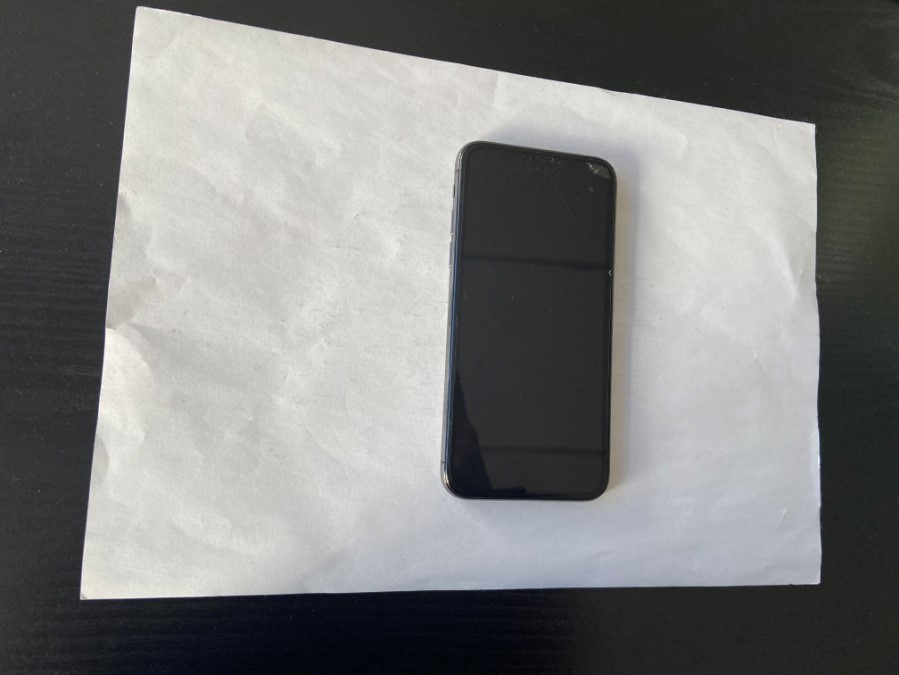
#> input picture Area/iPhoneX.jpg, 899 x 675 px
$ python main.py
#> lines starting #> are read from the running program, lines starting #| are printed output that depends on the picture; after the words box and inside, x2 and y2 are one past the last pixel; in counts of white or black regions, pixels touching at a corner belong together; long printed decimals are rounded
import cv2 as cv
import numpy as np

# 读取图片
img = 'iPhoneX.jpg'
img = cv.imread(img)
#> img is the input picture: shape (675, 899, 3); mean B, G, R 125.7, 126.6, 125.9
cv.imshow('1', img)
# 转换成灰度
gray = cv.cvtColor(img.copy(), cv.COLOR_BGR2GRAY)
cv.imshow('2', gray)
# 二值化
ret, binary = cv.threshold(gray, 120, 255, cv.THRESH_BINARY)
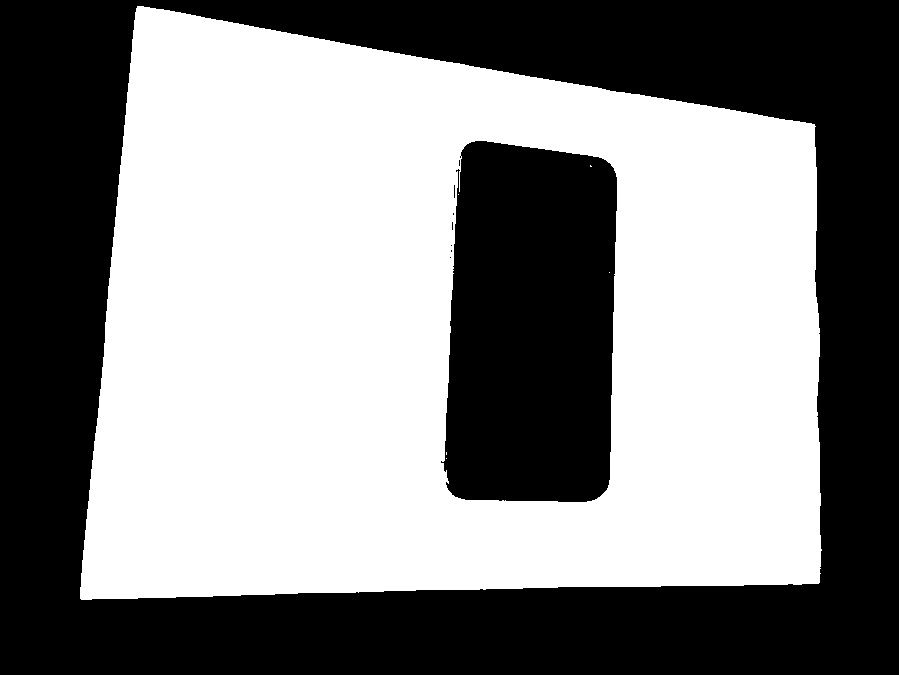
#> binary: shape (675, 899); 52.4% white; 9 black regions (7 under 20 px), largest, box (x1, y1, x2, y2) and area: (0, 0, 899, 675) 232376, (441, 141, 617, 502) 56650
cv.imshow('3', binary)
# 腐蚀膨胀
kernel = cv.getStructuringElement(cv.MORPH_RECT, (11, 11))
erode = cv.erode(binary, kernel)
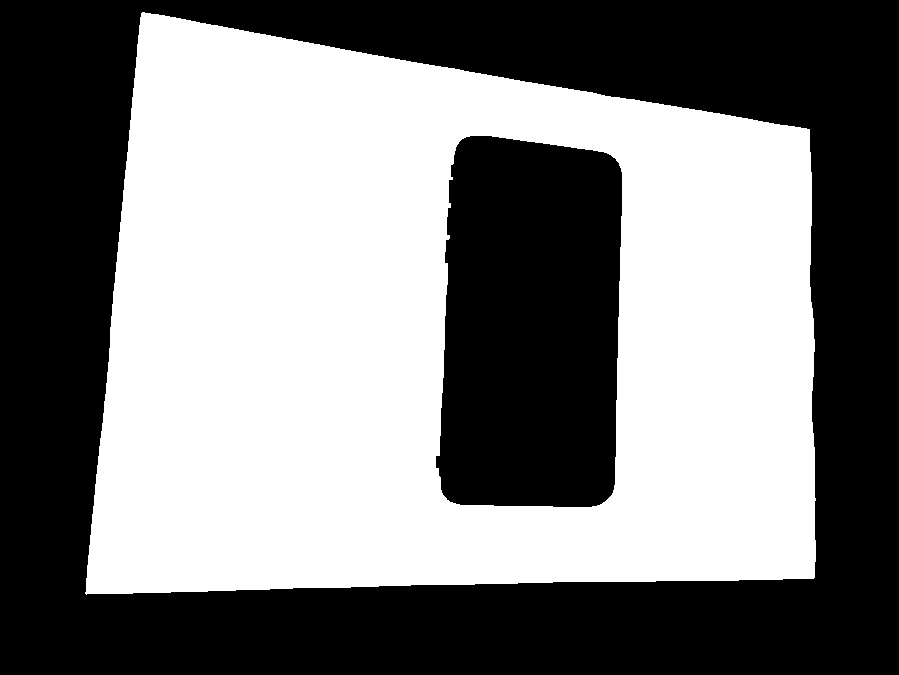
#> erode: shape (675, 899); 49.2% white; 1 white region, box (x1, y1, x2, y2) and area: (85, 12, 816, 595) 298649
cv.imshow('4', erode)
dilate = cv.dilate(erode, kernel)
#> dilate: shape (675, 899); 52.3% white; 2 black regions
cv.imshow('5', dilate)
# 找外轮廓 拟合直线
contours, _ = cv.findContours(dilate, cv.RETR_EXTERNAL, cv.CHAIN_APPROX_SIMPLE)
#> contours = 1 contour; box (x1, y1, x2, y2) and area: (80, 7, 821, 600) 373182
approx = cv.approxPolyDP(contours[0], 5, True)
#> approx = [[136, 8], [81, 599], [819, 582], [814, 124]]
img_approx = cv.polylines(img.copy(), [approx], True, (0, 0, 255), 2)
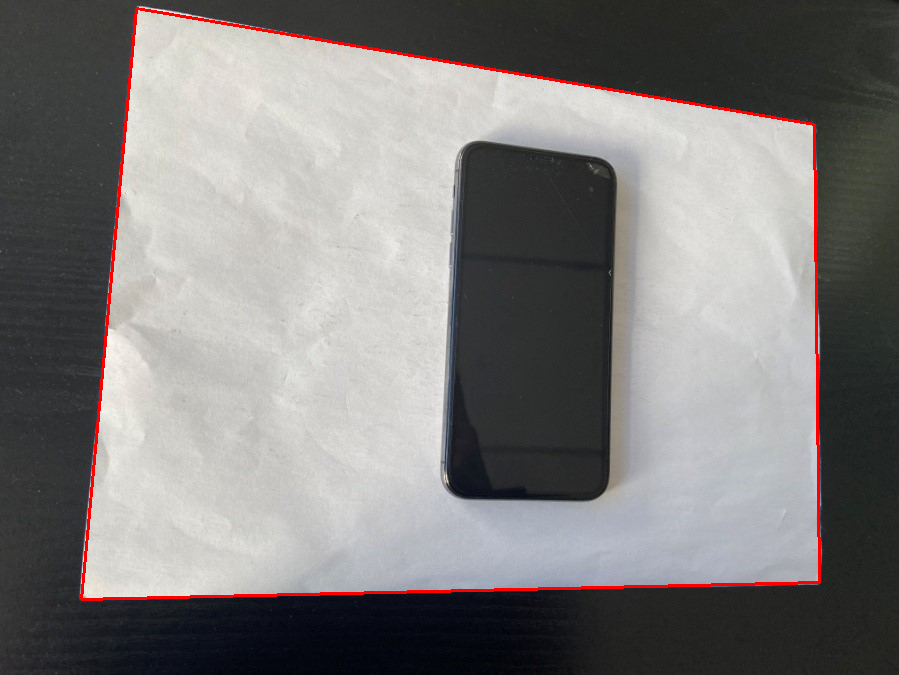
#> img_approx: shape (675, 899, 3); mean B, G, R 123.8, 124.7, 127.2
cv.imshow('6', img_approx)
# 透视变幻
target = np.array([[0., 0.],
                   [0., img.shape[0] * 0.7071],
                   [img.shape[0], img.shape[0] * 0.7071],
                   [img.shape[0], 0.]], dtype=np.float32)
M = cv.getPerspectiveTransform(np.array(approx, dtype=np.float32), target)
#> M = [[0.727, 0.0677, -99.46], [-0.142, 0.829, 12.65], [-0.000334, 0.000116, 1]]
perspective = cv.warpPerspective(dilate.copy(), M, (img.shape[0], int(img.shape[0] * 0.7071)), cv.INTER_LINEAR,
                                 cv.BORDER_CONSTANT)
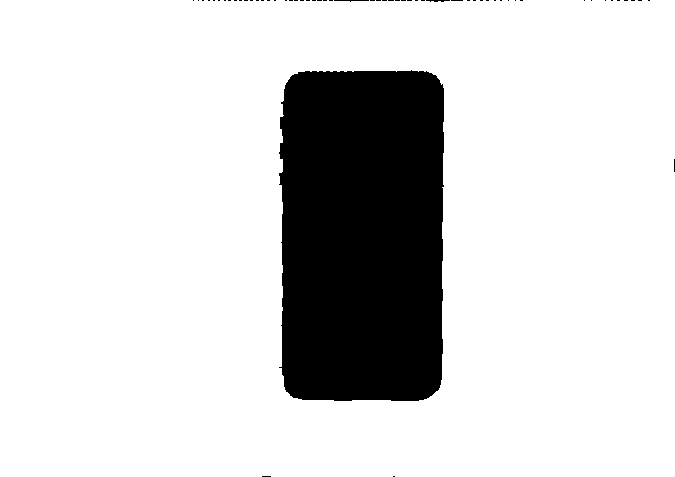
#> perspective: shape (477, 675); 83.6% white; 59 black regions (56 under 20 px), largest, box (x1, y1, x2, y2) and area: (279, 70, 444, 401) 52437, (334, 0, 369, 2) 36, (426, 0, 450, 2) 32
perspective_color = cv.warpPerspective(img.copy(), M, (img.shape[0], int(img.shape[0] * 0.7071)), cv.INTER_LINEAR,
                                       cv.BORDER_CONSTANT)
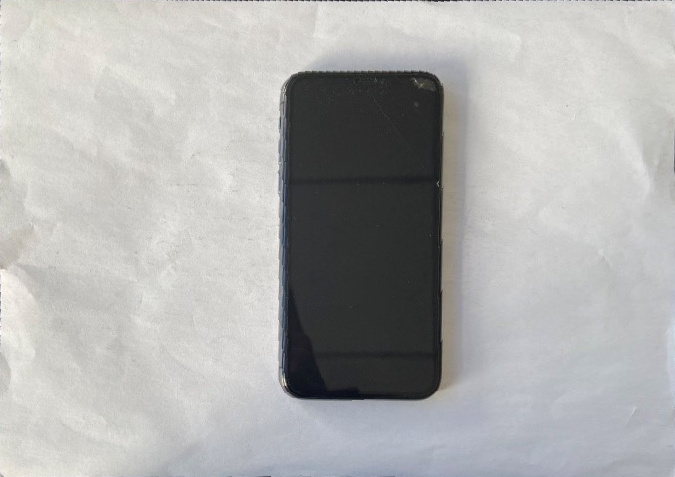
#> perspective_color: shape (477, 675, 3); mean B, G, R 175, 176.1, 175.9
cv.imshow('7', perspective)
# 找手机的外轮廓
perspective = cv.bitwise_not(perspective)
perspective = cv.erode(perspective, kernel)
#> perspective: shape (477, 675); 14.7% white; 1 white region, box (x1, y1, x2, y2) and area: (285, 76, 439, 396) 47362
perspective = cv.dilate(perspective, kernel)
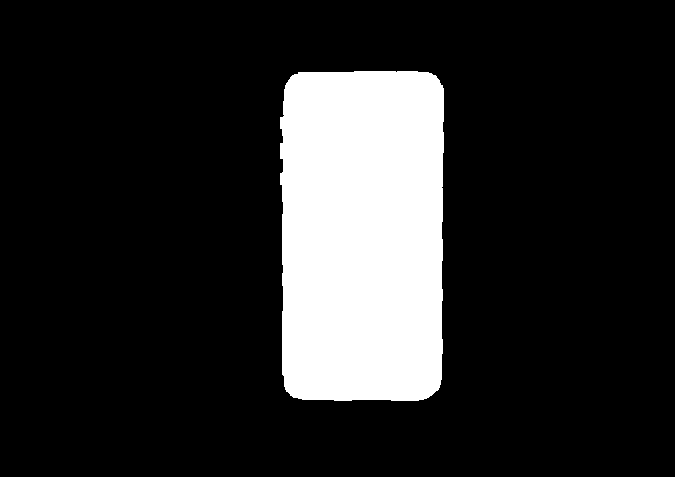
#> perspective: shape (477, 675); 16.3% white; 1 white region
contours, _ = cv.findContours(perspective, cv.RETR_EXTERNAL, cv.CHAIN_APPROX_SIMPLE)
#> contours = 1 contour; box (x1, y1, x2, y2) and area: (280, 71, 444, 401) 51902
approx = cv.approxPolyDP(contours[0], 5, True)
#> approx = contour of 10 points, box (x1, y1, x2, y2) (280, 71, 443, 400), area 51528
img_approx = cv.polylines(perspective_color.copy(), [approx], True, (0, 0, 255), 2)
#> img_approx: shape (477, 675, 3)
cv.imshow('8', img_approx)
# 找手机的四个顶点
x_min = 65535
x_max = 0
y_min = 65535
y_max = 0
for each in approx:
    if x_min > each.tolist()[0][0]:
        x_min = each.tolist()[0][0]
    if x_max < each.tolist()[0][0]:
        x_max = each.tolist()[0][0]
    if y_min > each.tolist()[0][1]:
        y_min = each.tolist()[0][1]
    if y_max < each.tolist()[0][1]:
        y_max = each.tolist()[0][1]
#> this loop made 10 passes
#> (x_min, x_max, y_min, y_max) on pass 1: (298, 298, 72, 72)
#> (each, x_max) on passes 6 to 8: ([[426, 398]], 426), ([[441, 379]], 441), ([[442, 85]], 442)
#> after the loop, x_max = 442; x_min = 280; y_max = 399; y_min = 71
img_line = cv.line(perspective_color.copy(), (x_min, y_min), (x_max, y_min), (255, 0, 0))
img_line = cv.line(img_line, (x_min, y_max), (x_max, y_max), (255, 0, 0))
img_line = cv.line(img_line, (x_min, y_max), (x_min, y_min), (255, 0, 0))
img_line = cv.line(img_line, (x_max, y_min), (x_max, y_max), (255, 0, 0))
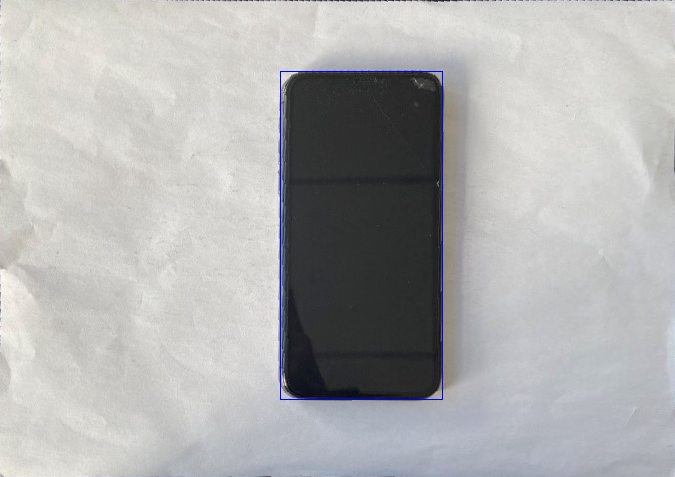
#> img_line: shape (477, 675, 3); mean B, G, R 175.4, 175.7, 175.5
cv.imshow('9', img_line)
# 根据比例求面积
x = x_max - x_min
#> x = 162
y = y_max - y_min
#> y = 328
paper_height = perspective_color.shape[0]
#> paper_height = 477
paper_width = perspective_color.shape[1]
#> paper_width = 675
times = paper_height / 210
#> times = 2.27
area = x * y / times / times
#> area = 10298.9
print(area, "mm^2")
#| 10298.896 mm^2

while True:
    cv.waitKey(1)
